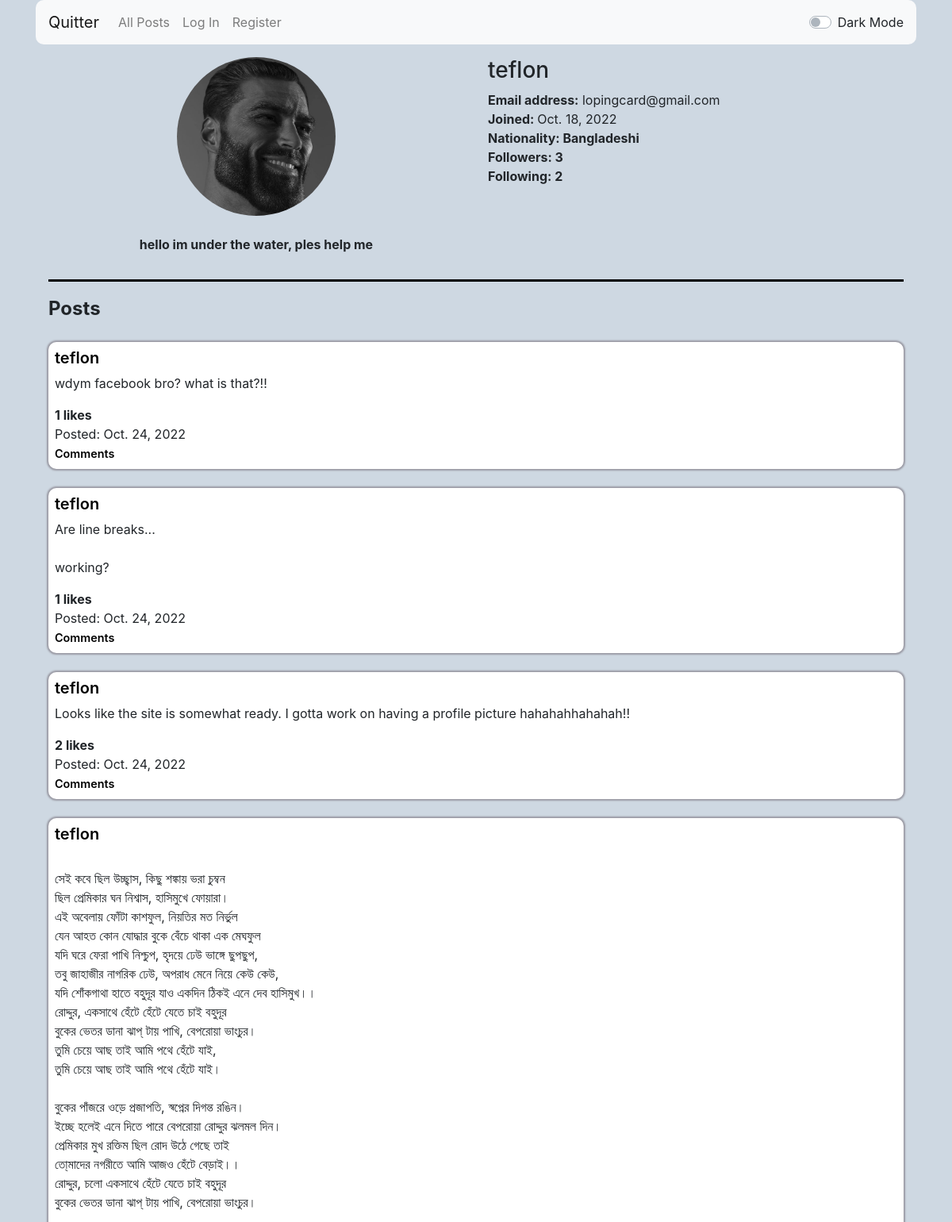
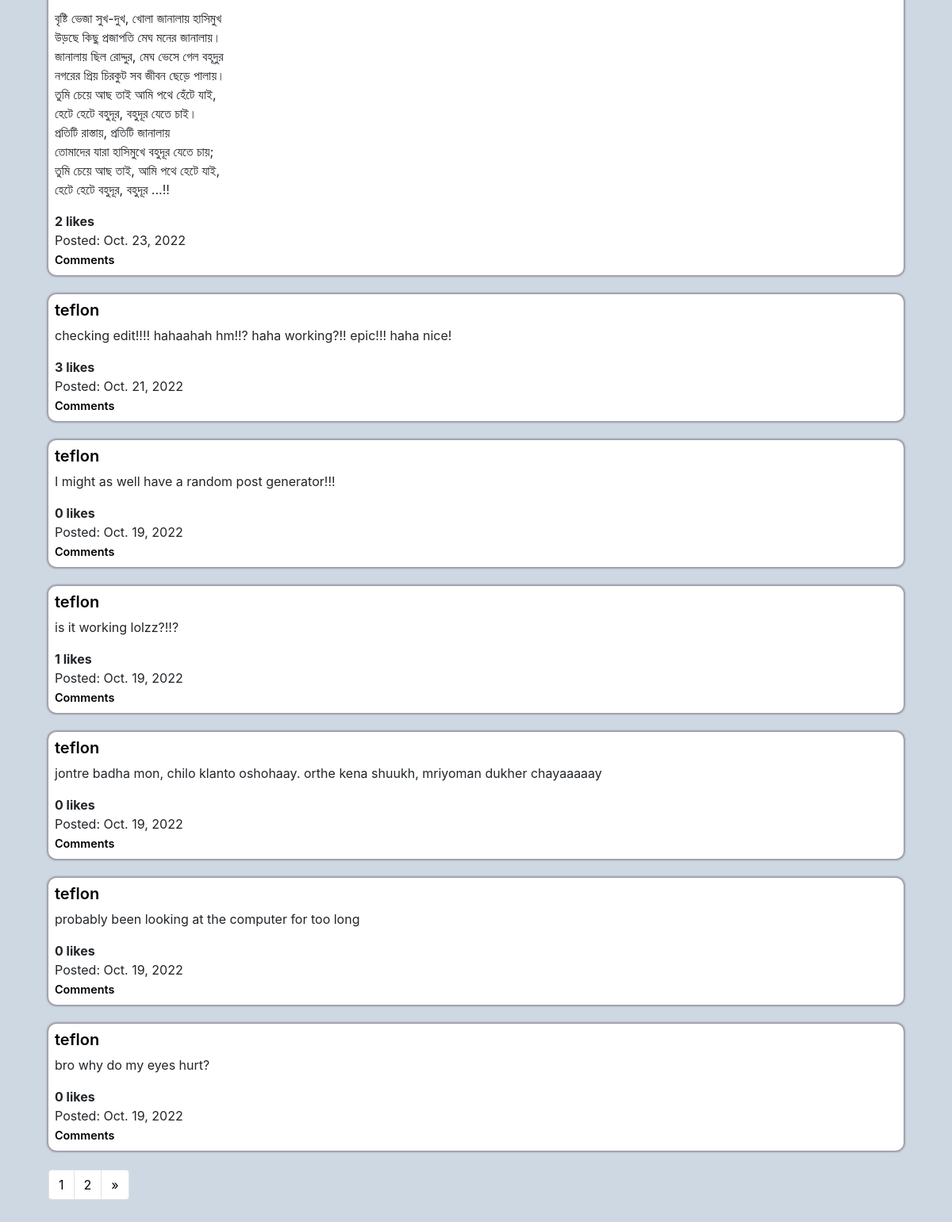
Page /profile/teflon on the committed database (2 pictures, top to bottom).
### network/models.py (models this page shows)
class User(AbstractUser):
    followers = models.ManyToManyField('self', blank=True, related_name="following", symmetrical=False)
    avatar = models.ImageField(null=True, blank=True, upload_to="images/")
    bio = models.TextField(null=True, blank=True, max_length=264)
    nationality = models.CharField(null=True, blank=True, max_length=64)

class Post(models.Model):
    post = models.TextField()
    creator = models.CharField(max_length=64, blank=False)
    created = models.DateField(auto_now_add=False, auto_now=False, default=timezone.now)
    likes_count = models.PositiveIntegerField(default=0)
    likes = models.ManyToManyField(User, blank=True, related_name="likes")

### network/views.py (the view)
# urls.py: path("profile/<str:username>", views.profile, name="profile"),
def profile(request, username):
    profile_user = User.objects.filter(username=username)[0]
    posts = Post.objects.filter(creator=username).order_by('-id')
    if request.user.is_authenticated:
        current_user = request.user.username
    try:
        user = User.objects.filter(username=current_user).values().get()
        id = user["id"]
        posts_lbtcu = Post.objects.filter(likes=id).values() # lbtcu = liked by the current user.
        posts_lbtcu_id = []
        for post in posts_lbtcu:
            posts_lbtcu_id.append(post["id"])
    except UnboundLocalError:
        posts_lbtcu_id = None
    paginator = Paginator(posts, 10)
    page_number = request.GET.get('page')
    page_obj = paginator.get_page(page_number)
    return render(request, "network/profile.html", {
        "profile_user" : profile_user,
        "posts" : posts,
        "page_obj" : page_obj,
        "posts_lbtcu_id" : posts_lbtcu_id,
    })

### network/templates/network/profile.html (shortened to what this page needs)
{% extends "network/layout.html" %}
{% block body %}
    <div class="row">
        <div class="col-lg-6">
            <div class="circular--landscape">
                {% if not profile_user.avatar %}
                    <img src="/images/default-user-image.png" style="margin-left: 0">
                {% else %}
                    <img src="/{{ profile_user.avatar }}">
                {% endif %}
            </div>
            <br>
            {% if profile_user.bio %}
                <p style="text-align: center"><strong>{{profile_user.bio}}</strong></p>
            {% endif %}
        </div>
        <div class="col-lg-6">
            <h3>{{ profile_user.username }}</h3>
            <strong>Email address:</strong> {{ profile_user.email }}
            <br>
            <strong>Joined: </strong> {{ profile_user.date_joined.date }}
            <br>
            {% if profile_user.nationality %}
                <strong>Nationality: {{ profile_user.nationality }}</strong>
                <br>
            {% endif %}
            <strong>Followers: {{ profile_user.followers.count }}</strong>
            <br>
            <strong>Following: {{ profile_user.following.count }}</strong>
            <br>
        </div>
    </div>
    <hr class="hr_light" id="hr">
    {% if not page_obj %}
        <strong style="font-size: 1.5rem">No posts yet.</strong>
    {% else %}
        <strong style="font-size: 1.5rem">Posts</strong>
        <br>
        <br>
        {% for post in page_obj %}
        <div class="eachpost" id="post_box">
            <div class="row">
                <div class="col-lg-11">
                    <h5><a class="link_light link_class" href="{% url 'profile' post.creator %}">{{ post.creator }}</a></h5>
                    <div id="{{post.id}}">
                        <p style="white-space: pre-wrap;">{{ post.post }}</p>
                        <strong>{{ post.likes_count }} likes</strong>
                    </div>
                    Posted: {{ post.created }}
                    <br>
                        <a class="link_light small_link link_class" href="{% url 'comments' post.id %}">Comments</a>
                    <br>
                </div>
                <div class="col-lg-1">
                </div>
            </div>
        </div>
        <br>
        {% endfor %}
        <nav aria-label="Page navigation example">
            <ul class="pagination">
                    <li class="page-item"><a class="page-link pagination_light" href="?page={{page_obj.number}}">{{ page_obj.number }}</a></li>
                {% if page_obj.has_next %}
                    <li class="page-item"><a class="page-link pagination_light" href="?page={{page_obj.next_page_number}}">{{ page_obj.next_page_number }}</a></li>
                {% endif %}
                {% if page_obj.has_next%}
                    <li class="page-item">
                        <a class="page-link pagination_light" href="?page={{ page_obj.next_page_number }}" aria-label="Next">
                            <span aria-hidden="true">&raquo;</span>
                        </a>
                    </li>
                {% endif %}
            </ul>
        </nav>
    {% endif %}
{% endblock %}

### network/static/network/styles.css (style rules this page uses)
.eachpost { background-color:white; padding: 0.5rem; border-radius: 10px; box-shadow: 0px 0px 2px 2px rgb(154, 154, 164); }
.container { background-color: rgb(206, 216, 226); }
.link_light { color: black; font-weight: 600; }
.small_link { font-size: .9rem; }
.hr_light { border-top: 3px solid black; }
.pagination_light { color: black; background-color: white; }
.circular--landscape { position: relative; width: 200px; height: 200px; overflow: hidden; border-radius: 50%; text-align: center; margin-left: auto; margin-right: auto; }
.circular--landscape img { width: auto; height: 100%; margin-left: -70px; text-align: center; }

### rows in the picture
User: avatar (picture), bio "hello im under the water, ples help me", username "teflon", email "lopingcard@gmail.com", date_joined "Oct. 18, 2022", nationality "Bangladeshi", followers.count "3", following.count "2"
Post: creator "teflon", post "wdym facebook bro? what is that?!!", likes_count "1", created "Oct. 24, 2022"
Post: creator "teflon", post "Are line breaks... working?", likes_count "1", created "Oct. 24, 2022"
Post: creator "teflon", post "Looks like the site is somewhat ready. I gotta work on having a profile picture hahahahhahahah!!", likes_count "2", created "Oct. 24, 2022"
Post: creator "teflon", post "সেই কবে ছিল উচ্ছ্বাস, কিছু শঙ্কায় ভরা চুম্বন ছিল প্রেমিকার ঘন নিশ্বাস, হাসিমুখে ফোয়ারা। এই অবেলায় ফোঁটা কাশফুল, নিয়তির মত নির্ভুল যেন আহত কোন যোদ্ধার বুকে বেঁচে থাকা এক মেঘফুল যদি ঘরে ফেরা পাখি নিশ্চুপ, হৃদয়ে ঢেউ ভাঙ্গে ছুপছুপ, তবু জাহাজীর নাগরিক ঢেউ, অপরাধ মেনে নিয়ে কেউ কেউ, যদি শোঁকগাথা হাতে বহুদূর যাও একদিন ঠিকই এনে দেব হাসিমুখ।। রোদ্দুর, একসাথে হেঁটে হেঁটে যেতে চাই বহুদূর বুকের ভেতর ডানা ঝাপ্ টায় পাখি, বেপরোয়া ভাংচুর। তুমি চেয়ে আছ তাই আমি পথে হেঁটে যাই, তুমি চেয়ে আছ তাই আমি পথে হেঁটে যাই। বুকের পাঁজরে ওড়ে প্রজাপতি, স্বপ্নের দিগন্ত রঙিন। ইচ্ছে হলেই এনে দিতে পারে বেপরোয়া রোদ্দুর ঝলমল দিন। প্রেমিকার মুখ রক্তিম ছিল রোদ উঠে গেছে তাই তো্মাদের নগরীতে আমি আজও হেঁটে বেড়াই।। রোদ্দুর,…", likes_count "2", created "Oct. 23, 2022"
Post: creator "teflon", post "checking edit!!!! hahaahah hm!!? haha working?!! epic!!! haha nice!", likes_count "3", created "Oct. 21, 2022"
Post: creator "teflon", post "I might as well have a random post generator!!!", likes_count "0", created "Oct. 19, 2022"
Post: creator "teflon", post "is it working lolzz?!!?", likes_count "1", created "Oct. 19, 2022"
Post: creator "teflon", post "jontre badha mon, chilo klanto oshohaay. orthe kena shuukh, mriyoman dukher chayaaaaay", likes_count "0", created "Oct. 19, 2022"
Post: creator "teflon", post "probably been looking at the computer for too long", likes_count "0", created "Oct. 19, 2022"
Post: creator "teflon", post "bro why do my eyes hurt?", likes_count "0", created "Oct. 19, 2022"

### other values in the picture
{{ page_obj.number }} "1"
{{ page_obj.next_page_number }} "2"
